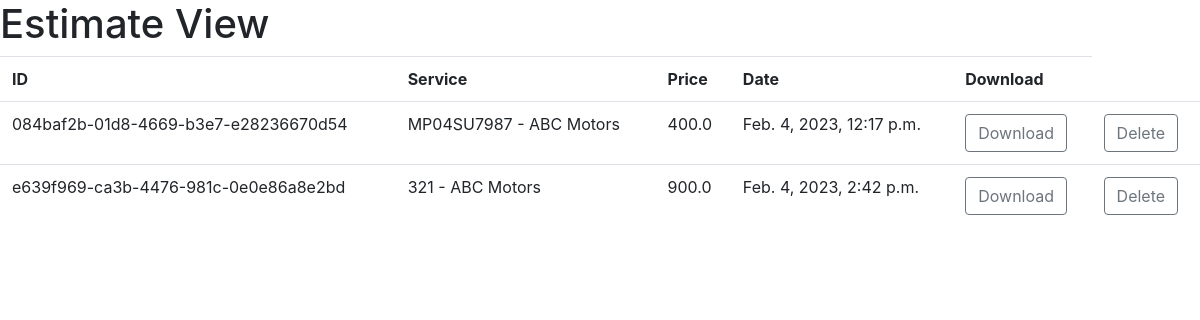
/estimates/, run on an earlier commit of the app's database.
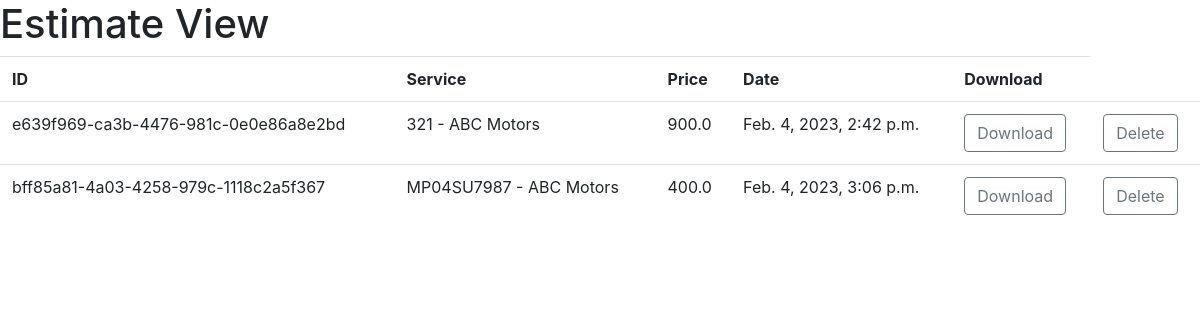
And on a later commit of the database.
### ERP/models.py (models this page shows, shortened)
class Estimate(models.Model):
    id = models.UUIDField(
         primary_key = True,
         default = uuid.uuid4,
         editable = False)
    service = models.OneToOneField(Service , on_delete= models.CASCADE)
    price = models.FloatField()
    report = models.FileField(null=True , blank=True)
    created_at = models.DateTimeField(auto_now_add=True , editable=False)

class Service(models.Model):
    class Progress(models.TextChoices):
        WAITING = 'WAITING' , 'Waiting'
        DOING = 'DOING' , 'Doing'
    vehical = models.ForeignKey(Vehical , on_delete=models.SET_NULL, blank=True , null= True)
    center = models.ForeignKey(Center , on_delete=models.SET_NULL , null=True , blank= True)
    services = models.ManyToManyField(CenterServices)
    progress = models.CharField(max_length=20 , choices=Progress.choices , default= Progress.WAITING)
    additional_services = models.CharField(max_length=200 ,default = None)
    additional_services_cost = models.IntegerField(default=0)
    is_approved = models.BooleanField(default=False)
    def __str__(self) -> str:
        return str(self.vehical.number) + ' - ' + str(self.center.name)

class Vehical(models.Model):
    customer = models.ForeignKey(Customer , on_delete=models.CASCADE)
    number = models.CharField(max_length=20 , unique= True)
    type = models.CharField(max_length=20)

### Franchise/models.py (models this page shows, shortened)
class Center(models.Model):
    name = models.CharField(max_length=100)
    location = models.ForeignKey(Location , null=True , blank= True , on_delete= models.SET_NULL)

### ERP/views.py (the view)
# urls.py: path('estimates/', estimates , name ='estimates'),
def estimates(request):
    context = {}
    estimates = list(Estimate.objects.all())
    context['estimates'] = estimates
    return render(request , 'ERP/estimate/estimates_view.html',context=context)

### templates/ERP/estimate/estimates_view.html (shortened to what this page needs)
<head>
    <link rel="stylesheet" href="https://cdn.jsdelivr.net/npm/bootstrap@4.0.0/dist/css/bootstrap.min.css">
  </head>
{% load static %}
<h1> Estimate View</h1>
<table class = 'table'>
<tr><th>ID</th><th>Service</th><th>Price</th><th>Date</th><th>Download</th></tr>
{% for estimate in estimates %}
<tr>
    <td>{{estimate.id}}</td>
    <td>{{estimate.service}}</td>
    <td>{{estimate.price}}</td>
    <td>{{estimate.created_at}}</td>
    <td><a href = '{{estimate.report.url}}' class="btn btn-outline-secondary"> Download</a></td>
    <td><a href = '{% url "delete_estimate" estimate.id %}' class="btn btn-outline-secondary"> Delete</a></td>
</tr>
{% endfor %}
</table>

What changed in the data, as far as the page shows it:
removed Estimate: id "084baf2b-01d8-4669-b3e7-e28236670d54", service "MP04SU7987 - ABC Motors", price "400.0", created_at "Feb. 4, 2023, 12:17 p.m."
added Estimate: id "bff85a81-4a03-4258-979c-1118c2a5f367", service "MP04SU7987 - ABC Motors", price "400.0", created_at "Feb. 4, 2023, 3:06 p.m."
